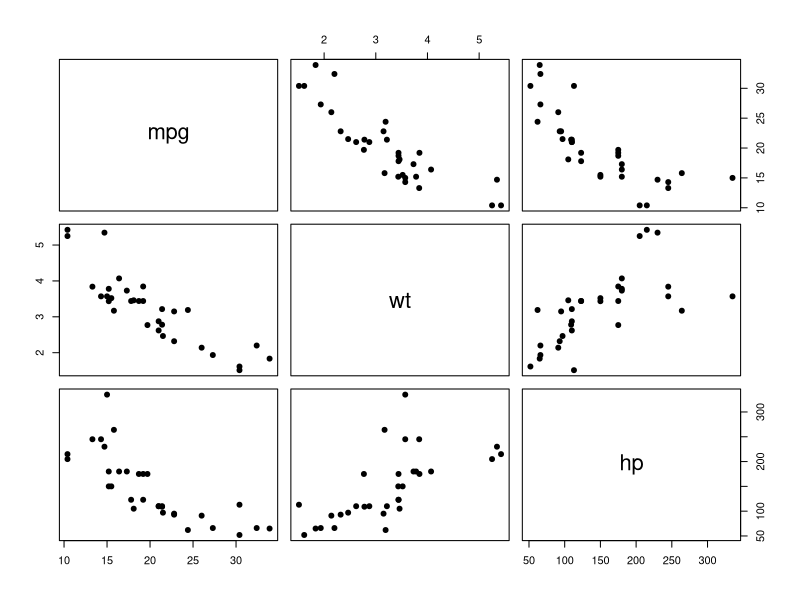
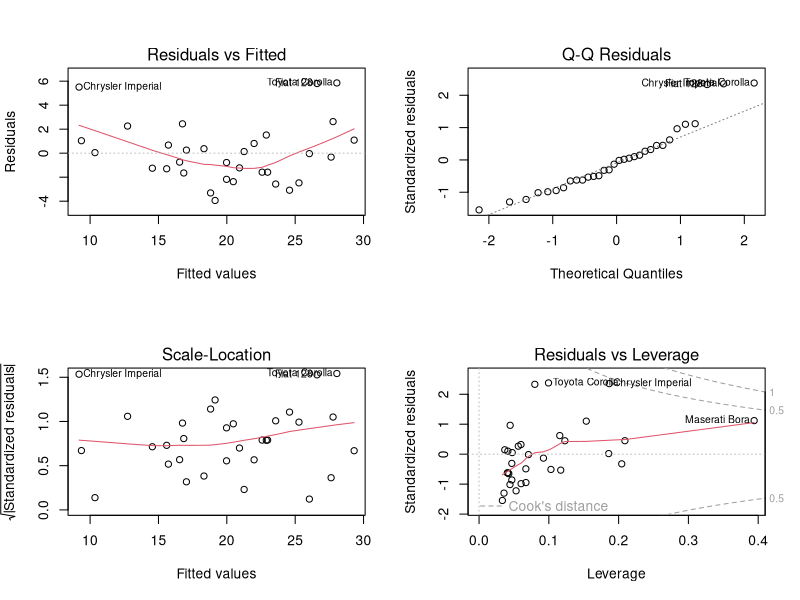

These figures' R source, in order:
# Regressão linear múltipla: exemplo completo ----
# Pacotes: stats (já vem com o R) e car (para o VIF): install.packages("car")
library(car)

# 1. Dados e dispersões entre as variáveis
dados <- mtcars[, c("mpg", "wt", "hp")]
pairs(dados, pch = 19)
cor(dados)

# 2. Modelo simples (referência) e modelo múltiplo
m1 <- lm(mpg ~ wt, data = dados)
m2 <- lm(mpg ~ wt + hp, data = dados)
summary(m2)
confint(m2)

# 3. Teste F parcial: acrescentar hp melhora o modelo?
anova(m1, m2)

# 4. Multicolinearidade: fator de inflação da variância
vif(m2)

# 5. Coeficientes padronizados
coef(lm(scale(mpg) ~ scale(wt) + scale(hp), data = dados))

# 6. Previsão: carro de 3000 libras e 150 hp
novo <- data.frame(wt = 3, hp = 150)
predict(m2, novo, interval = "confidence")
predict(m2, novo, interval = "prediction")

# 7. Diagnóstico dos resíduos
shapiro.test(residuals(m2))
head(sort(cooks.distance(m2), decreasing = TRUE), 3)
par(mfrow = c(2, 2)); plot(m2); par(mfrow = c(1, 1))

# 8. Teste de Breusch-Pagan (pacote lmtest): install.packages("lmtest")
# lmtest::bptest(m2)
